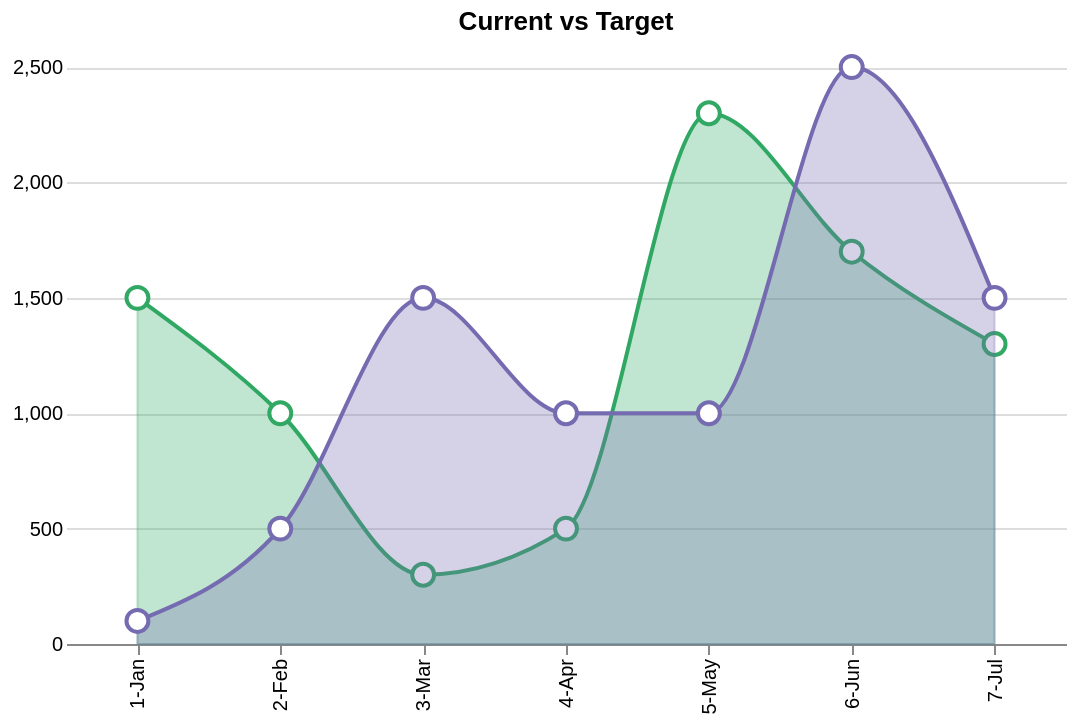

Source (Vega-Lite JSON):
### Vega-Lite specification from a JSON file in a GitHub repository (floating-point values rounded to 4 significant figures)
{"$schema": "https://vega.github.io/schema/vega-lite/v2.json", "title": "Current vs Target", "width": 500, "height": 300, "data": {"values": [{"current": 1500, "target": 100, "date": "1-Jan"}, {"current": 1000, "target": 500, "date": "2-Feb"}, {"current": 300, "target": 1500, "date": "3-Mar"}, {"current": 500, "target": 1000, "date": "4-Apr"}, {"current": 2300, "target": 1000, "date": "5-May"}, {"current": 1700, "target": 2500, "date": "6-Jun"}, {"current": 1300, "target": 1500, "date": "7-Jul"}]}, "layer": [{"mark": {"type": "line", "interpolate": "monotone", "stroke": "#31a864"}, "encoding": {"x": {"field": "date", "type": "nominal", "scale": {"zero": false}, "axis": {"title": ""}}, "y": {"field": "current", "type": "quantitative", "scale": {"zero": false}, "axis": {"title": ""}}}}, {"mark": {"type": "area", "interpolate": "monotone", "stroke": "#31a864", "fill": "#31a864", "opacity": 0.3}, "encoding": {"x": {"field": "date", "type": "nominal", "scale": {"zero": false}, "axis": {"title": ""}}, "y": {"field": "current", "type": "quantitative", "scale": {"zero": false}, "axis": {"title": ""}}}}, {"mark": {"type": "point", "filled": true, "fill": "#FFF", "stroke": "#31a864"}, "encoding": {"x": {"field": "date", "type": "nominal", "scale": {"zero": false}}, "y": {"field": "current", "type": "quantitative", "scale": {"zero": false}}, "size": {"value": 120}, "opacity": {"value": 1}}}, {"mark": {"type": "line", "interpolate": "monotone", "stroke": "#756bb1"}, "encoding": {"x": {"field": "date", "type": "nominal", "scale": {"zero": false}, "axis": {"title": ""}}, "y": {"field": "target", "type": "quantitative", "scale": {"zero": false}, "axis": {"title": ""}}}}, {"mark": {"type": "area", "interpolate": "monotone", "stroke": "#756bb1", "fill": "#756bb1", "opacity": 0.3}, "encoding": {"x": {"field": "date", "type": "nominal", "scale": {"zero": false}, "axis": {"title": ""}}, "y": {"field": "target", "type": "quantitative", "scale": {"zero": false}, "axis": {"title": ""}}}}, {"mark": {"type": "point", "filled": true, "fill": "#FFF", "stroke": "#756bb1"}, "encoding": {"x": {"field": "date", "type": "nominal", "scale": {"zero": false}}, "y": {"field": "target", "type": "quantitative", "scale": {"zero": false}}, "size": {"value": 120}, "opacity": {"value": 1}}}], "config": {"axisY": {"ticks": false, "domain": false}, "view": {"strokeWidth": 0}}}
